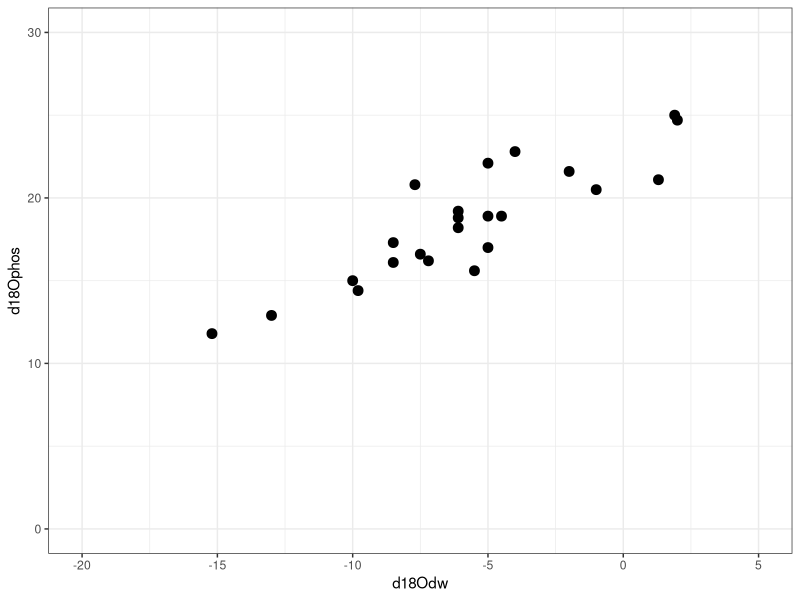
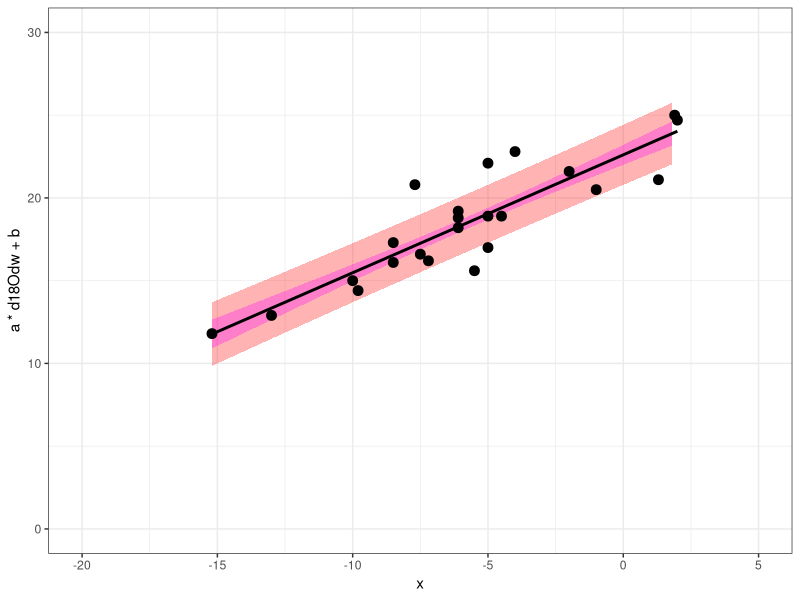

Source code (R) for these figures, in order: (Note: this script raises an error after producing the figures.)

# this script will convert bioapatite phosphate d18O values to estimates of d18O of drinking water
# equivalent to the Z1 step in Pryor et al. 2014

#### load libraries ####
# library(ggplot2)
# library(dplyr)

# read the d18Odw-d18Ophos calibration data

dwcal <- read.csv("02_calibration_data/Pryor_Equus_d18Odw_d18Ophos_calibration_data.csv")

head(dwcal)

#### initial plot ####

ggplot2::ggplot(dwcal, ggplot2::aes(x = d18Odw, y = d18Ophos))+
  ggplot2::theme_bw()+
  ggplot2::geom_point(size = 3)+
  ggplot2::xlim(-20, 5)+
  ggplot2::ylim(0, 30)

#### calculate first interim terms for OLS fit uncertainty ####

dwcal_errors <- dwcal |>
  dplyr::mutate(xxbar = d18Odw - mean(dwcal$d18Odw),
         xxbar2 = (d18Odw - mean(dwcal$d18Odw))^2, 
         yybar = d18Ophos - mean(dwcal$d18Ophos),
         yybar2 = yybar^2, 
         yybar_by_xxbar = yybar*xxbar)


#### computed variables ####

n <- length(dwcal$d18Ophos) # number of calibration data points

a <- sum(dwcal_errors$yybar_by_xxbar)/sum(dwcal_errors$xxbar2) # OLS slope

xbar <- mean(dwcal_errors$d18Odw) # mean of d18Odw (x)

ybar <- mean(dwcal_errors$d18Ophos) # mean of d18Ophos (y)

b <- ybar - (a * xbar) # OLS intercept

r2 <- sum(dwcal_errors$yybar_by_xxbar)^2/sum(dwcal_errors$xxbar2)/sum(dwcal_errors$yybar2) 

sum_xxbar2 <- sum(dwcal_errors$xxbar2)

#### more interim terms for OLS fit ####

dwcal_errors <- dwcal_errors |>
  dplyr::mutate(yaxb2 = (d18Ophos - (a * d18Odw) - b)^2)

#### calculate error terms ####

sigest <- sqrt(sum(dwcal_errors$yaxb2)/(n - 2)) # estimate of the standard deviation of the natural variability in ε

delta_a <- sigest/sqrt(sum_xxbar2) # estimate of the uncertainty of the slope

delta_bbar <- sum(sigest/sqrt(n)) # estimate of the uncertainty in the fit at x = xbar

#### error curves for the plot ####

error_curves <- data.frame(x = seq(from = min(dwcal_errors$d18Odw), to = max(dwcal_errors$d18Odw), by = 1)) |>
  dplyr::mutate(y = a*(x - xbar) + ybar, 
         dyfit = sigest * sqrt(1/n + (x - xbar)^2/sum_xxbar2), # 1 s.d. uncertainty on the OLS fit
         dytot = sigest * sqrt(1 + 1/n + (x - xbar)^2/sum_xxbar2)) # estimation uncertainty of d18Odw from d18Ophos



#### plot with error curves ####

cal_uncertainty_plot <- ggplot2::ggplot()+
  ggplot2::theme_bw()+
  ggplot2::geom_ribbon(data = error_curves, ggplot2::aes(x = x, ymin = y - dytot, ymax = y + dytot), color = NA, fill = "red", alpha = 0.3)+
  ggplot2::geom_ribbon(data = error_curves, ggplot2::aes(x = x, ymin = y - dyfit, ymax = y + dyfit), color = NA, fill = "magenta", alpha = 0.3)+
  ggplot2::geom_line(data = dwcal, ggplot2::aes(x = d18Odw, y = a * d18Odw + b), color = "black", lwd = 1)+
  ggplot2::geom_point(data = dwcal, ggplot2::aes(x = d18Odw, y = d18Ophos), size = 3)+
  ggplot2::xlim(-20, 5)+
  ggplot2::ylim(0, 30)

cal_uncertainty_plot

red

#### calibrate example data ####


z1_input <- read.csv("03_input_to_calibrate/equus_example_d18O_input.csv")

z1_input

# calibrate each d18Ophos point individually

d18Odw_est_individual <- z1_input |>
  dplyr::mutate(est_d18Odw_i = round(xbar + (d18Ophos - ybar)/a, 1), 
         est_d18O_error_i = round((sigest/a)*sqrt(1 + 1/n + (d18Ophos - ybar)^2/sum_xxbar2), 1))

# calculate mean d18Odw estimate (grouped by layer)

d18Odw_est_group <- z1_input |>
  dplyr::add_count(layer, name = "m") |>
  dplyr::group_by(site, taxon, layer, m) |>
  dplyr::summarise(mean_d18Ophos = round(mean(d18Ophos, na.rm = TRUE), 1)) |>
  dplyr::mutate(est_d18Odw_group = round(xbar + (mean_d18Ophos - ybar)/a, 1), 
         est_d18Odw_group_error = round((sigest/a)*sqrt(1/m + 1/n + (mean_d18Ophos - ybar)^2/a^2/sum_xxbar2), 2))

# visualize the calibration outcome

library(ggplot2)

cal_uncertainty_plot +
  geom_point(data = d18Odw_est_group, aes(y = mean_d18Ophos, x = -20), color = "#39ACB8", size = 3)+
  geom_linerange(data = d18Odw_est_group, aes(x = -20, ymin = mean_d18Ophos - 0.6, ymax = mean_d18Ophos + 0.6), color = "#39ACB8")+
  geom_linerange(data = d18Odw_est_group, aes(y = mean_d18Ophos, xmin = -20, xmax = est_d18Odw_group), color = "#39ACB8", lwd = 1.5, alpha = 0.6)+
  geom_linerange(data = d18Odw_est_group, aes(x = est_d18Odw_group, ymin = 0, ymax = mean_d18Ophos), color = "#39ACB8", lwd = 1.5, alpha = 0.6)+
  NULL



#### export calibrated data ####

write.csv(d18Odw_est_individual, file = "04_estimate_d18Odw/output/individual_d18Odw_estimates.csv", row.names = FALSE)

write.csv(d18Odw_est_group, file = "04_estimate_d18Odw/output/layer_d18Odw_estimates.csv", row.names = FALSE)
